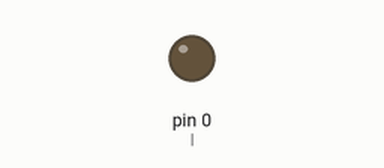
A sketch run on a simulated Arduino Uno, built with avr-gcc and run on an emulated ATmega328P. On the bench: output pins drawn as LEDs (lit = HIGH).

Above: at 0.6 s.
At 2.5 s:
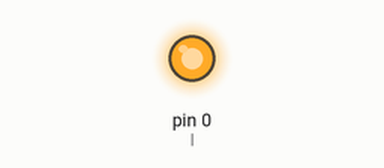
Timing chart, 0 to 6.6 s (numbered marks = the images above):
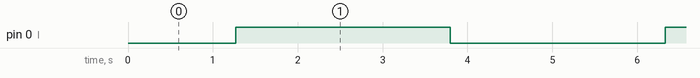

Measured:
- by itself, pin 0 (l): alternates HIGH for 2.5 s and LOW for 2.5 s

The sketch:

t2313_blink_without_delay.ino
```cpp
#define l 0
unsigned long t,t1;

void setup() {
  pinMode(l,OUTPUT);
  digitalWrite(l,HIGH);
}

void loop() {
  t=millis();
  if(t-t1>500){
    digitalWrite(l,HIGH);
  }
  if(t-t1>1000){
    t1=t;
    digitalWrite(l,LOW);
  }
  for (int i=1;i<254;i++){
    analogWrite(l,i);
    delay(10);
  }
  for (int i=253; i>1;i--){
    analogWrite(l,i);
    delay(10);
  }
}
```
